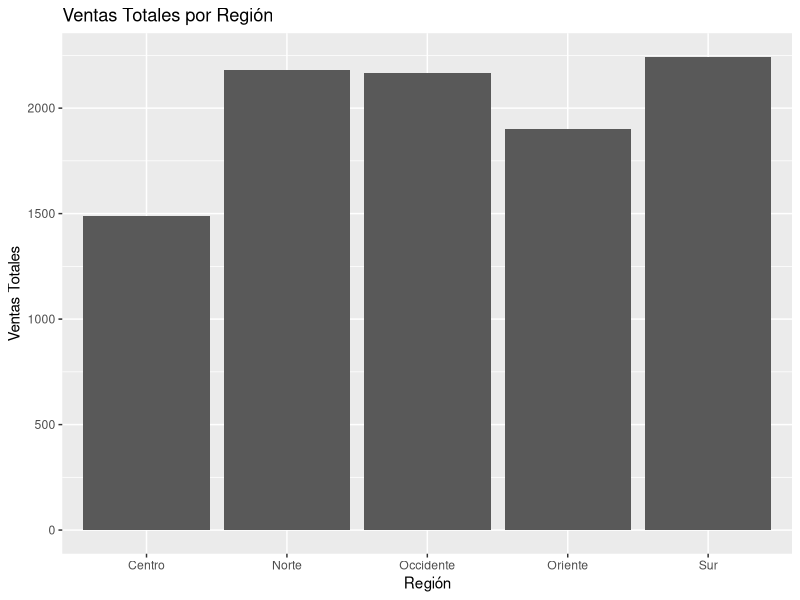
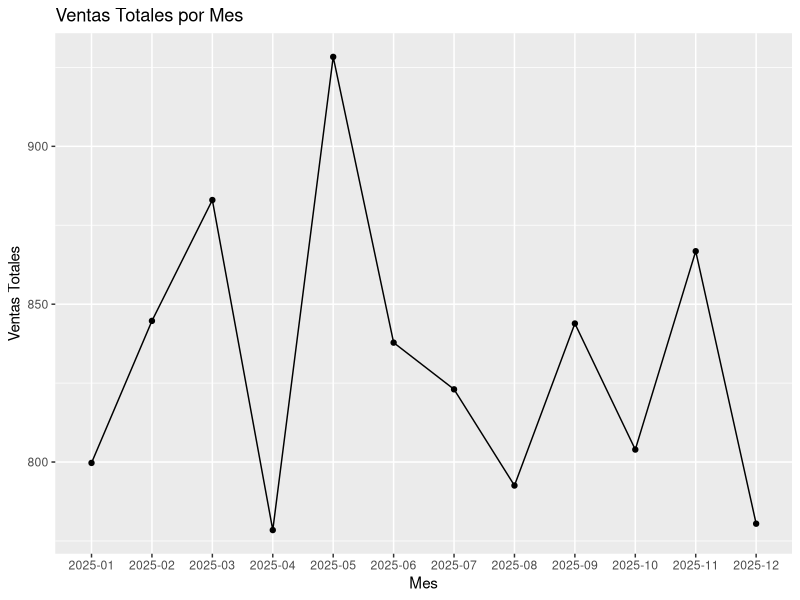

Recreate these plots in R, in order.
library(ggplot2)

# Leer los datos
datos <- read.csv("ventas.csv")

# 1. Barras de ventas totales por region
ventas_region <- aggregate(ventas ~ region, data = datos, sum)

p1 <- ggplot(ventas_region, aes(x = region, y = ventas)) +
  geom_bar(stat = "identity") +
  labs(title = "Ventas Totales por Región", x = "Región", y = "Ventas Totales")

ggsave("dashboard_r_barras.png", plot = p1, width = 8, height = 5)

# 2. Linea de ventas totales por mes
# Agrupar y sumar por mes
ventas_mes <- aggregate(ventas ~ mes, data = datos, sum)

# Asegurar que el mes sea tratado como texto (ya lo es por la lectura, pero por si acaso)
ventas_mes$mes <- as.character(ventas_mes$mes)

p2 <- ggplot(ventas_mes, aes(x = mes, y = ventas, group = 1)) +
  geom_line() +
  geom_point() +
  labs(title = "Ventas Totales por Mes", x = "Mes", y = "Ventas Totales")

ggsave("dashboard_r_linea.png", plot = p2, width = 8, height = 5)
